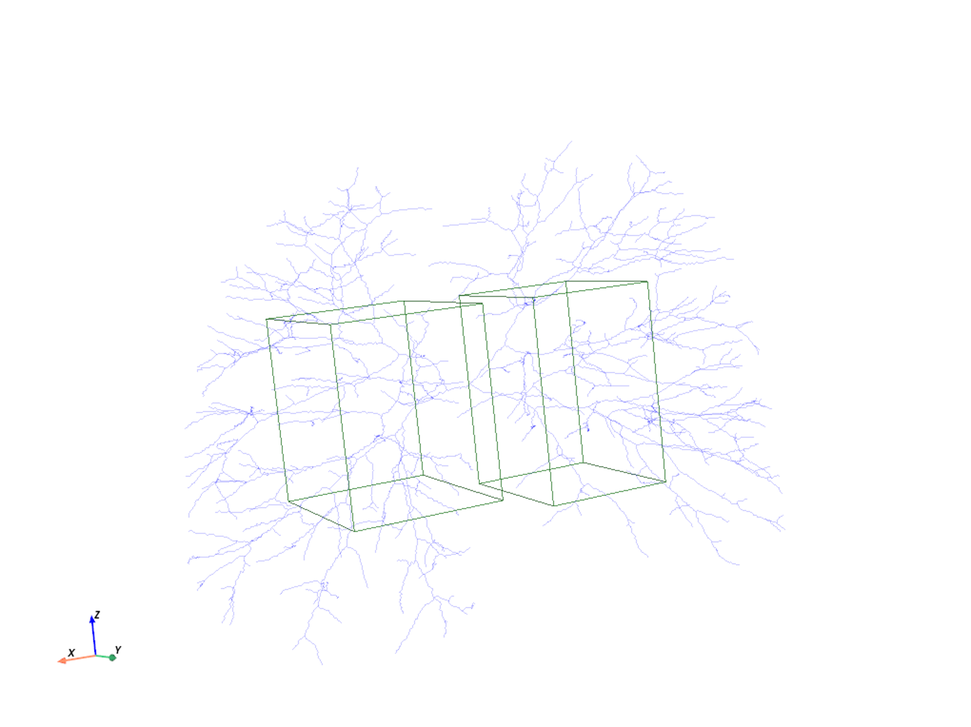
#> input picture documentation/bbox.png, 971 x 727 px, shrunk from 2877 x 2154 before the run
$ python -i find_intersection.py   (imports and definitions only)
#> lines starting #> are read from the running program, lines starting #| are printed output that depends on the picture
#> further down, picture is the input picture: shape (727, 971, 3); mean B, G, R 254.1, 253.1, 252.9
import SimpleITK as sitk
import numpy as np
import cv2
from scan_plotter import view_scan
from scipy.ndimage import sobel
from bbox_code import get_bbox
from scan_plotter import scan_to_np_array


# [13 lines left out: functions get_intersection, detect_edges_2d, not called in this run]

def detect_edges_3d(image):
    dx = sobel(image, axis=2)
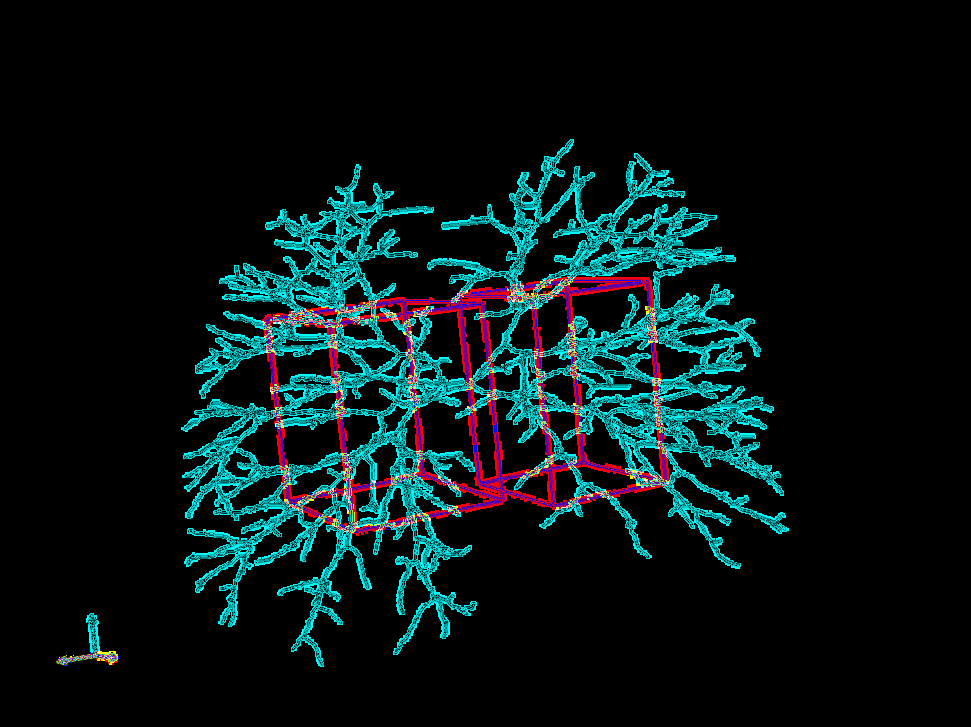
#> dx: shape (727, 971, 3); mean B, G, R 21.8, 20.7, 5.4
    dy = sobel(image, axis=1)
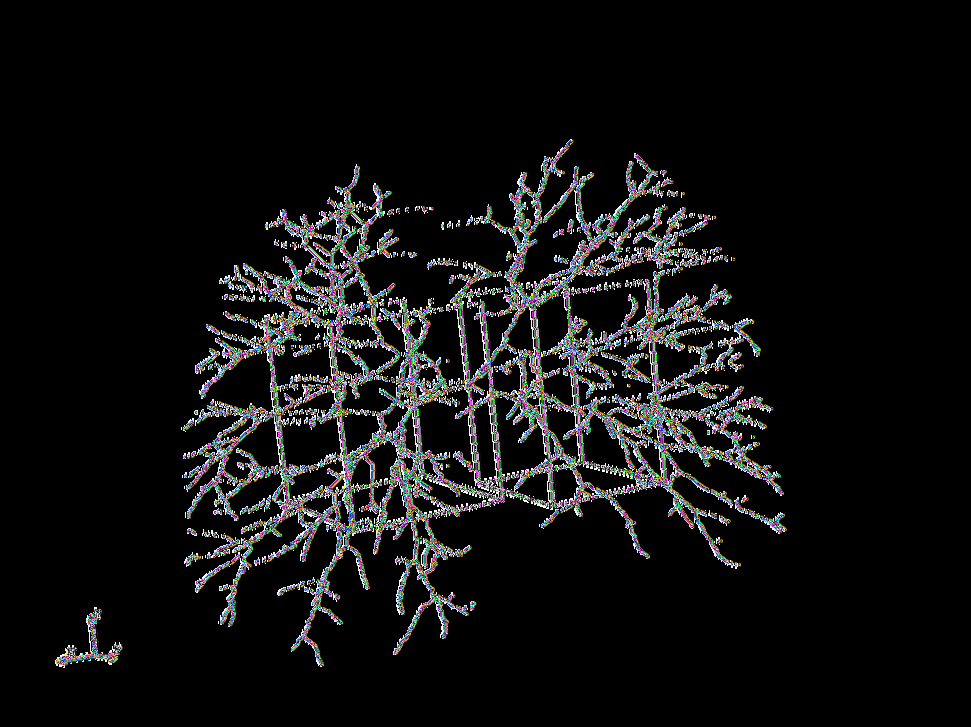
#> dy: shape (727, 971, 3); mean B, G, R 16.4, 16.5, 16.4
    dz = sobel(image, axis=0)
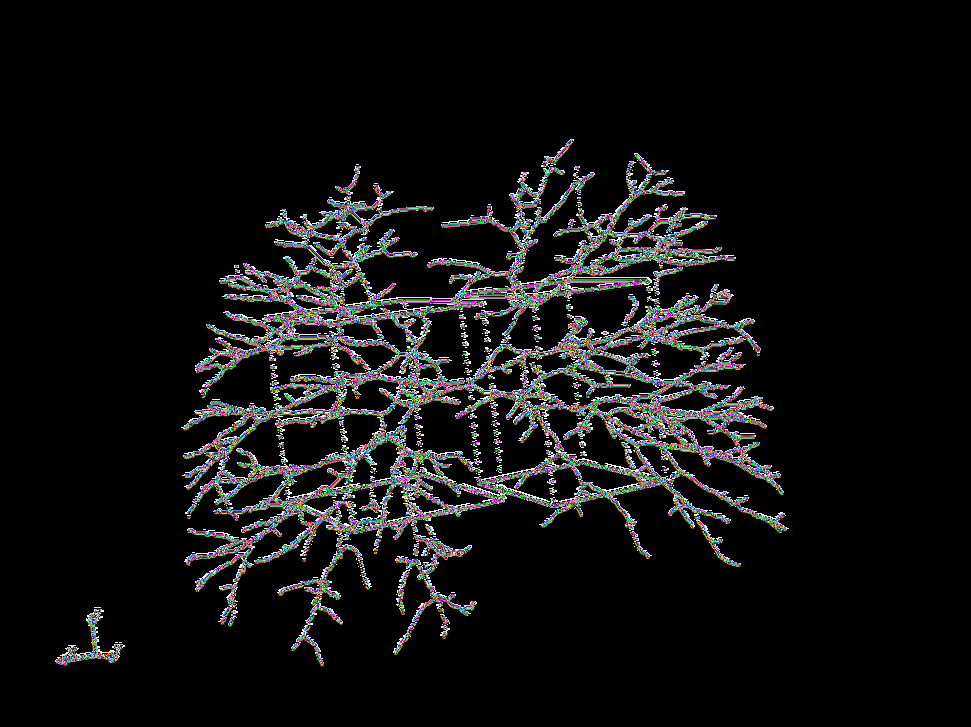
#> dz: shape (727, 971, 3); mean B, G, R 16.5, 16.6, 16.4

    magnitude = np.sqrt(dx**2 + dy**2 + dz**2)
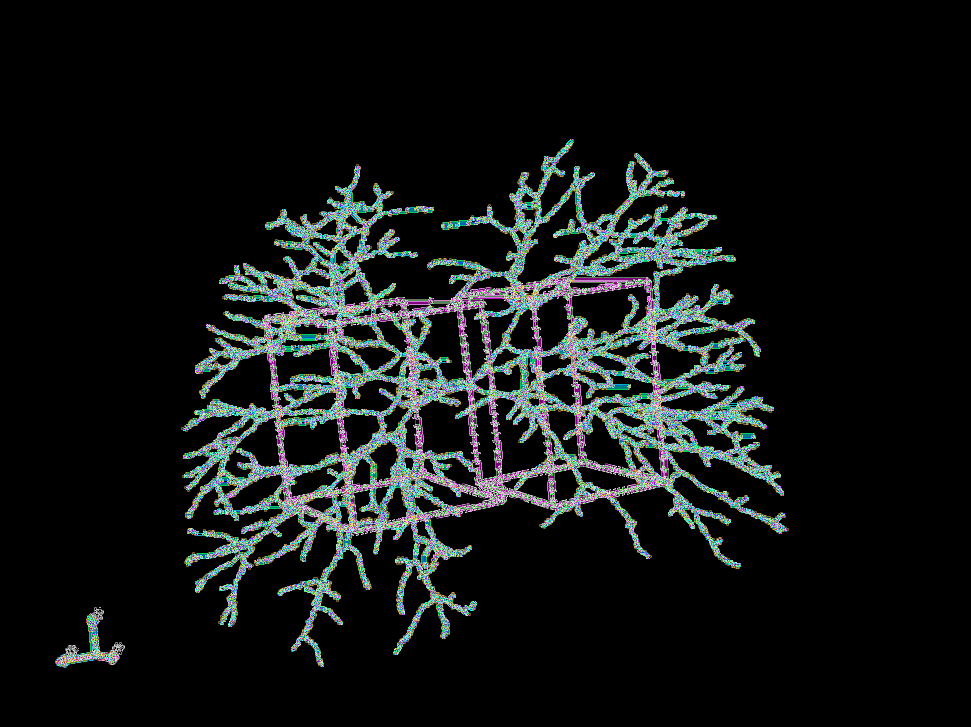
#> magnitude: shape (727, 971, 3) float16; mean B, G, R 1.32, 1.36, 1.13; drawn with min black and max white

    threshold = 5

    edges = (magnitude > threshold).astype(np.uint8)
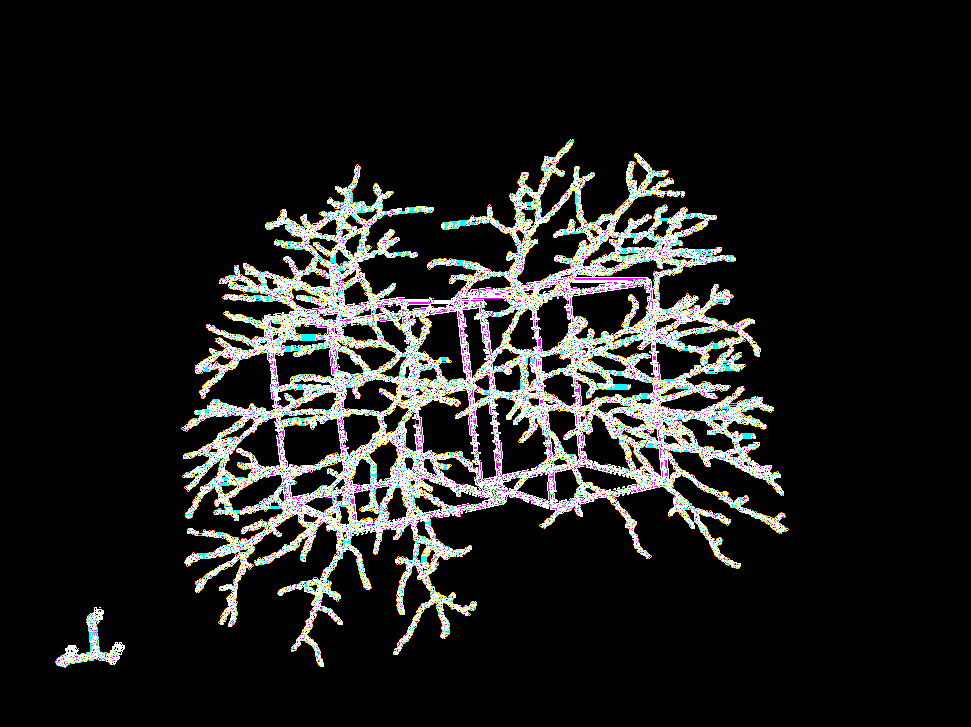
#> edges: shape (727, 971, 3); mean B, G, R 0.114, 0.119, 0.12; drawn with 1 as white

    return edges

# [129 lines left out: functions detect_edges_3d_sitk, get_intersections_bbox_helper, get_intersections_bbox, get_intersections_bbox_2, main, not called in this run]

    # [34 lines of commented-out code are left out]


# [2 lines not run here, left out]

>>> import cv2
>>> picture = cv2.imread('../documentation/bbox.png')
>>> result = detect_edges_3d(picture)

$ run again, on documentation/fastmarchingmethod.png
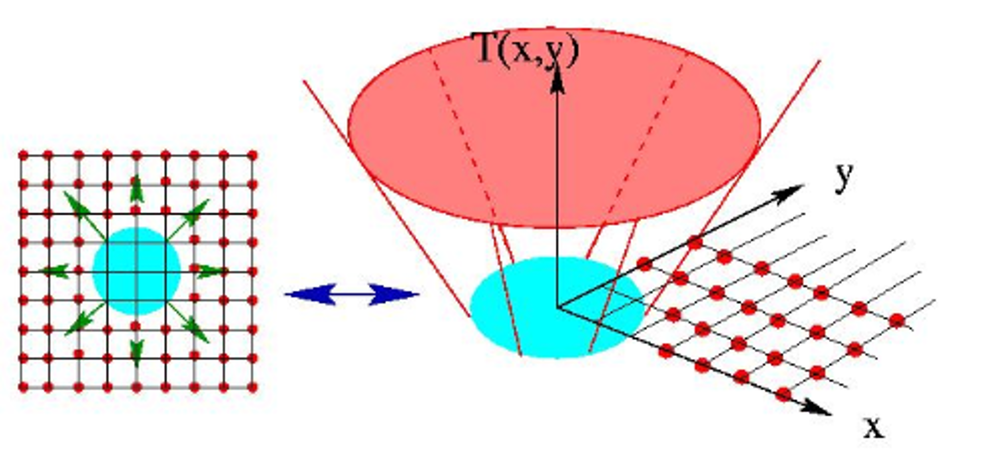
#> input picture documentation/fastmarchingmethod.png, 1000 x 456 px, shrunk from 2508 x 1143 before the run
#> picture is the input picture: shape (456, 1000, 3); mean B, G, R 221.7, 221.9, 234.1
#> in detect_edges_3d, `magnitude = np.sqrt(dx**2 + dy**2 + dz**2)`:
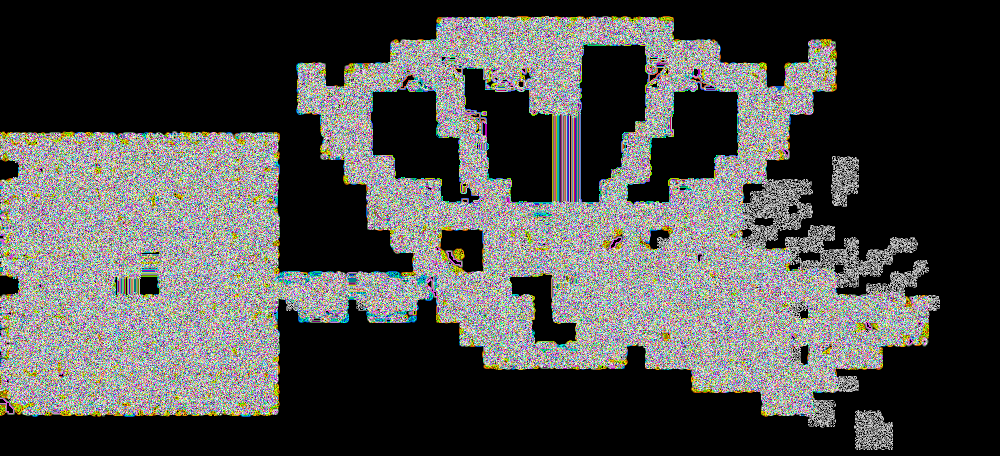
#> magnitude: shape (456, 1000, 3) float16; mean B, G, R 4.72, 4.84, 4.83; drawn with min black and max white
#> in detect_edges_3d, `edges = (magnitude > threshold).astype(np.uint8)`:
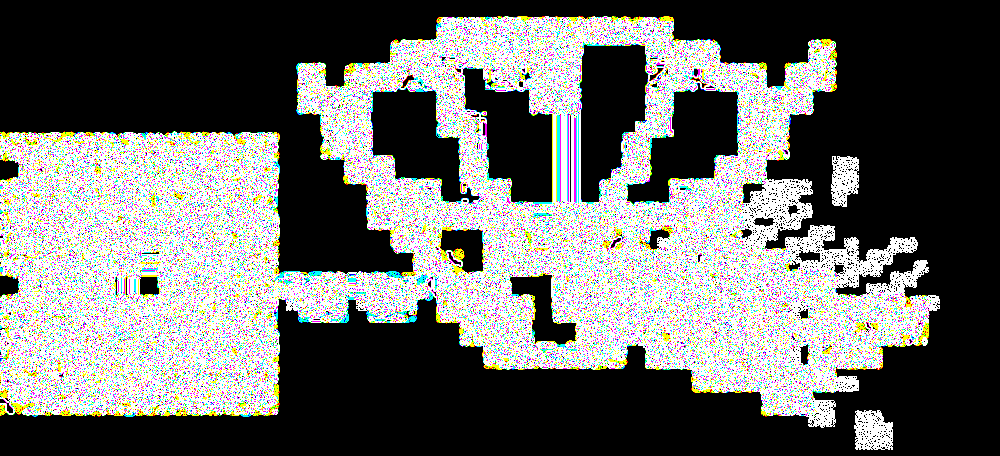
#> edges: shape (456, 1000, 3); mean B, G, R 0.408, 0.42, 0.416; drawn with 1 as white

$ run again, on documentation/intersections.png
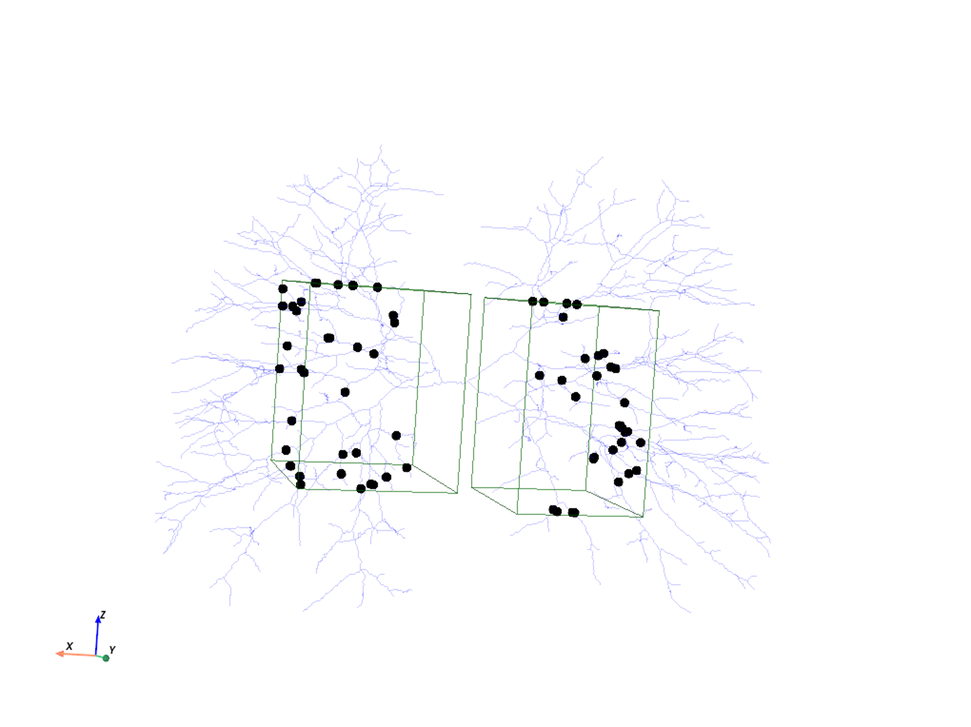
#> input picture documentation/intersections.png, 971 x 727 px, shrunk from 2877 x 2154 before the run
#> picture is the input picture: shape (727, 971, 3); mean B, G, R 252.8, 251.8, 251.6
#> in detect_edges_3d, `dx = sobel(image, axis=2)`:
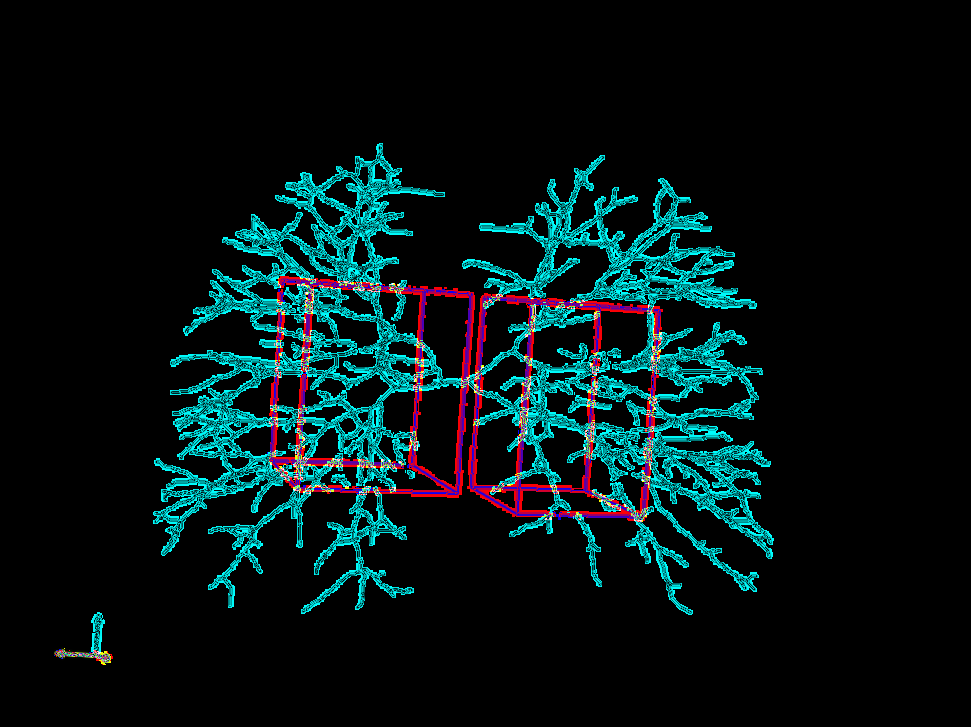
#> dx: shape (727, 971, 3); mean B, G, R 21.4, 20.2, 4.6
#> in detect_edges_3d, `edges = (magnitude > threshold).astype(np.uint8)`:
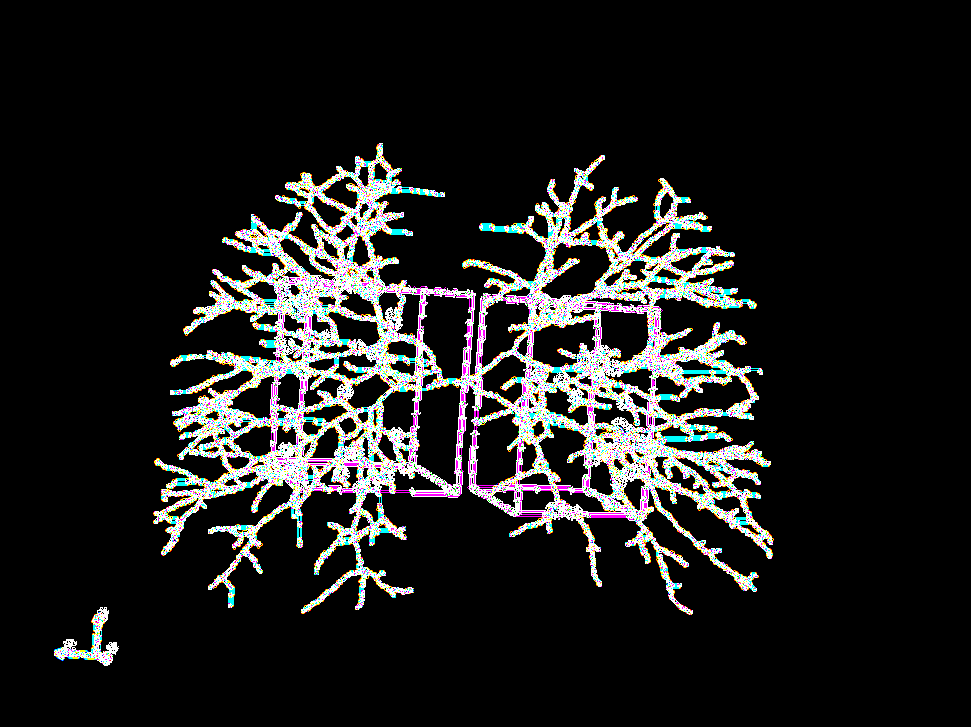
#> edges: shape (727, 971, 3); mean B, G, R 0.116, 0.118, 0.118; drawn with 1 as white
